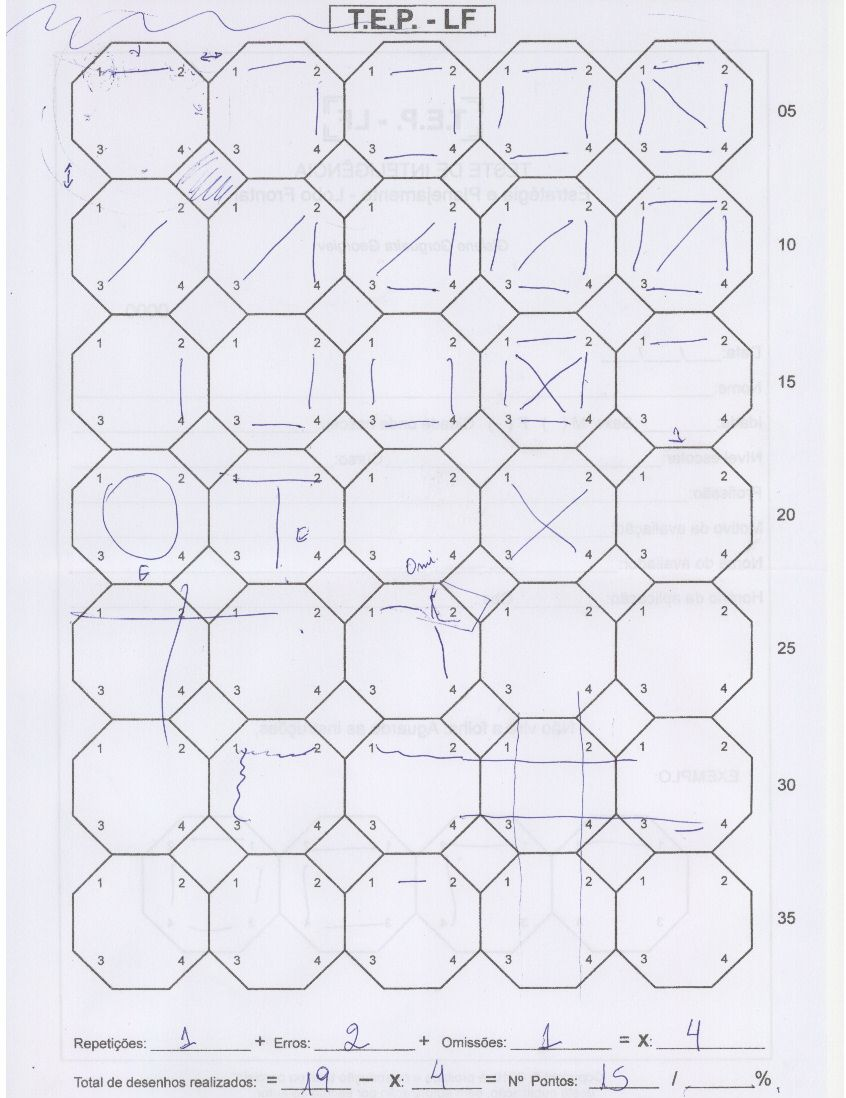
#> input picture test01.jpeg, 846 x 1098 px
$ python multimatch03.py test01.jpeg search-pattern05-new.png   (Python 2 division)
#> lines starting #> are read from the running program, lines starting #| are printed output that depends on the picture; after the words box and inside, x2 and y2 are one past the last pixel; in counts of white or black regions, pixels touching at a corner belong together
import sys
import cv2
import numpy

outbasename = 'out-multisearch03/hexagon_%d.png'

img = cv2.imread(sys.argv[1])
#> img is the input picture: shape (1098, 846, 3); mean B, G, R 238.1, 230.8, 231.3
template = cv2.imread(sys.argv[2])
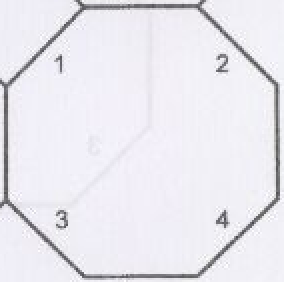
#> input picture search-pattern05-new.png, 142 x 141 px (shown 2 times larger)
#> template is the input picture: shape (141, 142, 3); mean B, G, R 238.5, 231.8, 233.2
theight, twidth = template.shape[:2]
#> theight = 141; twidth = 142

# Binarize the inputs.
l = [img, template]
for i in xrange(len(l)):
    _, l[i] = cv2.threshold(cv2.cvtColor(l[i], cv2.COLOR_BGR2GRAY),
            0, 255, cv2.THRESH_OTSU)
#> this loop made 2 passes
#> after the loop, l = 2 items
# Pad the image.
l[0] = 255 - cv2.copyMakeBorder(l[0], 3, 3, 3, 3, cv2.BORDER_CONSTANT, value=255)

# Discard small components.
img_clean = numpy.zeros(l[0].shape, dtype=numpy.uint8)
contours, _ = cv2.findContours(l[0], cv2.RETR_LIST,
        cv2.CHAIN_APPROX_SIMPLE)
#> contours = 631 contours, 421 with area under 20; largest, box (x1, y1, x2, y2) and area: (74, 42, 756, 993) 610836, (483, 44, 619, 181) 15060, (75, 46, 212, 182) 15050, (483, 180, 619, 316) 15048, (211, 45, 347, 182) 15041
for i, c in enumerate(contours):
    area = cv2.contourArea(c)
    if area > 500:
        cv2.drawContours(img_clean, contours, i, 255, 2)
#> this loop made 631 passes
#> area on passes 25, 29, 40: 20, 22, 21
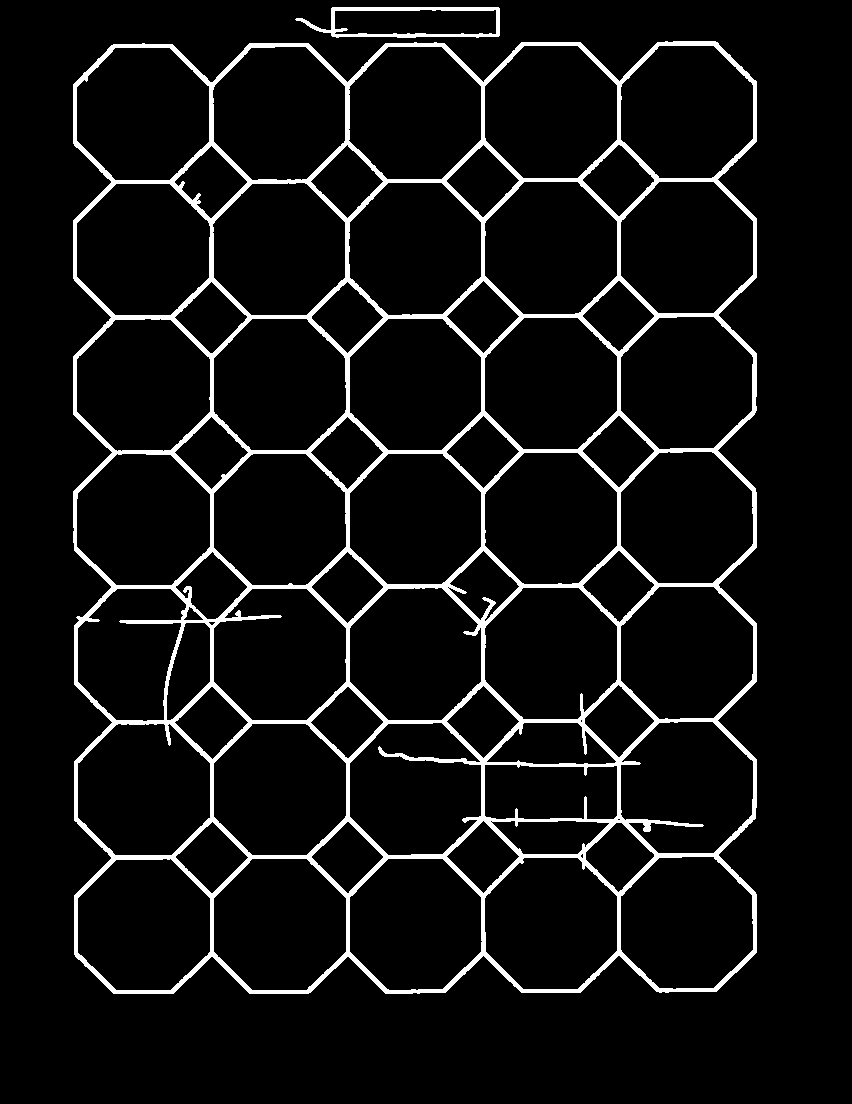
#> img_clean: shape (1104, 852); 6.6% white; 2 white regions, box (x1, y1, x2, y2) and area: (73, 41, 757, 994) 60485, (295, 7, 500, 38) 1583


match = cv2.matchTemplate(255-img_clean, l[1], cv2.TM_CCORR_NORMED)
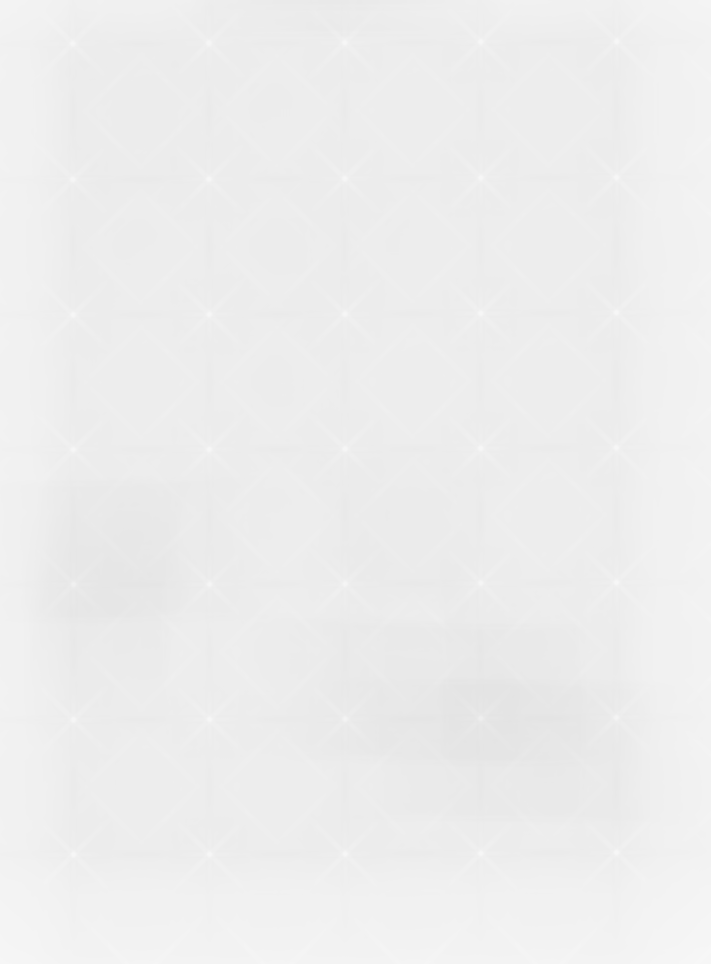
#> match: shape (964, 711) float32; min 0.893, max 0.971, mean 0.933

# Filter matches.
threshold = 0.95
#threshold = 0.99
dist_threshold = 10
loc = numpy.where(match > threshold)
#> loc = 42564 positions, rows 0 to 963, columns 0 to 710
ptlist = []
for pt in zip(*loc[::-1]):
    mindist = float('inf')
    for p in ptlist:
        dist = ((p[0] - pt[0]) ** 2 + (p[1] - pt[1]) ** 2) ** 0.5
        if dist < mindist:
            mindist = dist
    if mindist > dist_threshold:
        # Found a new hexagon.
        ptlist.append(list(pt))
    else:
        continue
#> this loop made 42564 passes
#> pt on passes 1 to 3: (0, 0), (1, 0), (2, 0)
#> after the loop, ptlist = 564 pairs, first value 0 to 710, second value 0 to 963

# Adjust points.
ptlist = sorted(ptlist, key=lambda x: x[1])
for i in xrange(1, len(ptlist)):
    prev = ptlist[i - 1]
    curr = ptlist[i]
    if abs(curr[1] - prev[1]) < 5:
        y = min(curr[1], prev[1])
        curr[1] = y
        prev[1] = y
#> this loop made 563 passes
#> y on passes 2, 3, 4, 5, 6, 7, 8, 9, 10, 11, 13, 14: 0, 0, 0, 0, 0, 0, 0, 0, 0, 0, 9, 9
#> y on pass 1: 0

# Crop in raster order.
#> (the run stopped early here; a loop or call above may not have finished)
